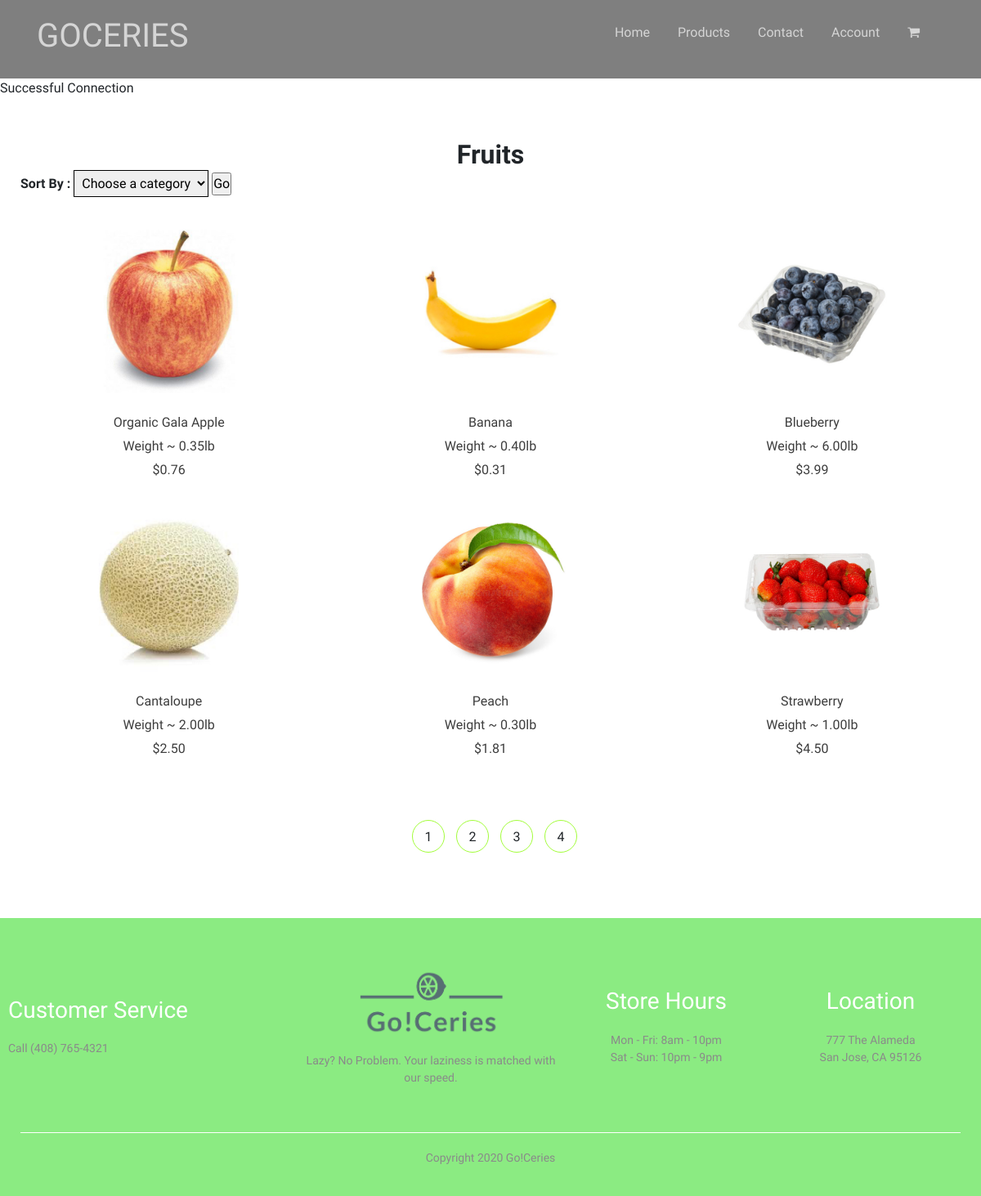
Screenshot of /category-Fruits.php with the database file from the repository.
### tables this page shows
CREATE TABLE IF NOT EXISTS `products` (
  `product_ID` INT(3) NOT NULL,
  `product_name` VARCHAR(255) NOT NULL,
  `product_category` VARCHAR(45) NOT NULL,
  `product_price` DECIMAL(10,2) NOT NULL,
  `product_weight` DECIMAL(10,2) NOT NULL,
  `product_stock` INT(5) NOT NULL,
  `product_description` VARCHAR(2555) NOT NULL,
  `product_imagename` VARCHAR(255) NOT NULL);

### functions.php (called while the page is built, shortened)
<?php
include('database/DBController.php');
include('database/Product.php');
$db = new DBController();
$product = new Product($db);
$productsArray = $product->getAllProducts();
$fruitsArray = $product->getProductsByCategory('fruits');
?>

### database/Product.php (called while the page is built, shortened)
<?php
class Product{
    public $db = null;
    public function __construct(DBController $db){
        $this->db = $db;
    }
    public function getAllProducts($table = 'products'){
        $result = $this->db->con->query("SELECT product_id, product_name, product_price,
        product_weight, product_imagename, product_category, product_description FROM {$table}");
        $productsArray = array();
        while($row = $result->fetch_array()){
            $productsArray[] = $row;
        }
        shuffle($productsArray);
        return $productsArray;
    }
    public function getProductsByCategory($category){
        $result = $this->db->con->query("SELECT product_id, product_name, product_price,
        product_weight, product_imagename, product_category, product_description FROM products
        WHERE product_category = '{$category}'");
        $categoricalProductsArray = array();
        while($row = $result->fetch_array()){
            $categoricalProductsArray[] = $row;
        }
        return $categoricalProductsArray;
    }
}
?>

### category-Fruits.php (the view, shortened to what this page needs)
<!DOCTYPE html>
<html lang="en">
<head>
    <link rel="stylesheet" href="https://stackpath.bootstrapcdn.com/bootstrap/4.1.3/css/bootstrap.min.css">
    <link rel="stylesheet" href="css/style.css">
</head>
<body>
    <?php
        include('phpTemplates/header.php');
    ?>
      <?php
        include('functions.php');
    ?>
    <div class="categories all-products">
        <div class="small-container">
            <h2><b>Fruits</b></h2>
        <form>
          <label for ="sort">Sort By :</label>
          <select name="list" id="list" accesskey="target">
            <option value='none' selected>Choose a category</option>
          </select>
          <input type=button value="Go" onclick="goToNewPage()" />
        </form>
            <div class = "row">
            <?php foreach ($fruitsArray as $product){ ?>
                    <div class="col-3">
                        <a href= "<?php printf('%s?product_id=%s','productDetails.php', $product['product_id'])?>"><img src="images/<?php echo $product['product_imagename']?>"></a>
                        <br>
                        <p><?php echo $product['product_name'] ?></p>
                        <p><?php echo 'Weight ~ ' . $product['product_weight'] . 'lb' ?></p>
                        <p><?php echo '$'. $product['product_price'] ?></p>
                    </div>
                <?php }?>
            </div>
            <div class = "products-button">
                <span>1</span>
                <span>2</span>
                <span>3</span>
                <span>4</span>
            </div>
        </div>
    </div>
  <?php
      include('phpTemplates/footer.php');
  ?>

### phpTemplates/header.php
<div class="header">
      <div class = header-nav>
          <div class = "container">
              <div class = "navbar">
                  <div class = "logo">
                      <h1>GOCERIES</h1>
                  </div>
                  <nav>
                      <ul>
                          <li><a href = "mainPage.php">Home</a></li>
                          <li><a href = "category-allProducts.php">Products</a></li>
                          <li><a href = "#footer">Contact</a></li>
                          <?php if (isset($_SESSION['user_id'])&& isset($_SESSION['user_loginname'])){ ?>
                           <li><a href = "account.php">Hello, <?php echo $_SESSION['user_name']; ?></a></li>
                           <li><a href = "logout.php">Logout</a></li>
                                 <?php } else { ?>
                                 <li><a href = "account.php">Account</a></li>
                                 <?php } ?>
                          <li><a href = ""><i class="fa fa-shopping-cart" aria-hidden="true"></i></a></li>
                      </ul>
                  </nav>
              </div>
          </div>
      </div>
  </div>

### database/DBController.php (shortened to what this page needs)
<?php
class DBController{
    protected $host = 'localhost';
    protected $user = 'root';
    protected $password = '';
    protected $database = 'goceries';
    public function __construct(){
       $this->con = mysqli_connect($this->host, $this->user, $this->password, $this->database);
       echo 'Successful Connection';
   }
}
?>

### phpTemplates/footer.php (shortened to what this page needs)
<div class="footer">
        <div class="container">
            <div class="row">
                <div class="footer-col-1">
                    <h3>Customer Service</h3>
                    <p>Call (408) 765-4321</p>
                </div>
                <div class="footer-col-2">
                    <img src="images/logo_transparent.png">
                    <p>Lazy? No Problem. Your laziness is matched with our speed.
                        </p>
                </div>
                <div class="footer-col-3">
                    <h3>Store Hours</h3>
                    <ul>
                        <li>Mon - Fri: 8am - 10pm</li>
                        <li>Sat - Sun: 10pm - 9pm</li>
                    </ul>
                </div>
                <div class="footer-col-4">
                    <h3>Location</h3>
                    <ul>
                        <li>777 The Alameda</li>
                        <li>San Jose, CA 95126</li>
                    </ul>
                </div>
            </div>
            <hr>
            <p class = "copyright">Copyright 2020 Go!Ceries </p>
        </div>
    </div>
</body>
</html>

### css/style.css (style rules this page uses)
* { margin: 0 auto; padding: 0; box-sizing: border-box; }
body { font-family: 'Quicksand', sans-serif; font-weight: 400; }
.container { max-width: 1300px; margin:auto; padding-left: 25px; padding-right: 25px; }
.navbar { display:flex; align-items: center; padding: 20px ; }
.row { display:flex; align-items: center; flex-wrap: wrap; justify-content: space-around; }
.header { background: radial-gradient(#7fff74, #c1ffce); }
.categories { margin: 70px 0; }
.col-3 { flex: 33%; min-width: 180px; margin-bottom: 30px; }
.small-container { max-width: 1280px; margin: auto; padding-left: 25px; padding-right: 25px; }
nav { flex: 1; text-align: right; }
nav ul { display: inline-block; list-style-type: none; }
nav ul li { display: inline-block; margin-right: 30px; }
a { text-decoration: none; color: #006603; }
p { color: #3d3d3d; }
.header-nav { background:rgba(0, 0, 0, 0.5); }
.header-nav h1 { color: rgb(213, 213, 213); }
.header-nav a { color : rgb(213, 213, 213); }
.header { background-image: url("/images/market.jpg"); }
.categories { margin-top: 0px; }
.categories h2 { text-align: center; margin: 0; padding-top: 50px; }
.categories img { width: 200px; height: 200px; display:block; margin: auto; }
.footer { background: #8beb82; color: #8a8a8a; font-size: 14px; padding: 60px 0 20px; }
.footer p { color: #8a8a8a; }
.footer h3 { color: white; margin-bottom: 20px; }
.footer-col-1, .footer-col-2, .footer-col-3, .footer-col-4 { min-width: 250px; margin-bottom: 20px; }
.footer-col-1 { flex-basis: 30%; }
.footer-col-2 { flex: 1; text-align: center; }
.footer-col-2 img { width: 180px; margin-bottom: 20px; }
.footer-col-3, .footer-col-4 { flex-basis: 12%; text-align: center; }
.footer ul { list-style-type: none; }
.footer hr { border: none; background: white; height: 1px; margin: 20px 0; }
.copyright { text-align: center; font-weight: 500; }
.all-products select { border: 1px solid; padding: 5px; margin-bottom: 40px; }
.all-products label { font-weight: 600; }
.all-products .col-3 { flex: 33%; max-width: 33%; }
.all-products img { display: block; margin: 0 auto; }
.all-products p { margin-bottom: 5px; text-align: center; }
.products-button { margin: 0 auto 80px; margin-top: 40px; text-align: center; }
.products-button span { display: inline-block; border: 1px solid rgb(162, 253, 57); border-radius: 50%; margin-left: 10px; width: 40px; height: 40px; text-align: center; line-height: 40px; cursor: pointer; transition: 0.5s; }

### rows the page displays
products: product_imagename (picture), product_name "Organic Gala Apple", product_weight "0.35", product_price "0.76"
products: product_imagename (picture), product_name "Banana", product_weight "0.40", product_price "0.31"
products: product_imagename (picture), product_name "Blueberry", product_weight "6.00", product_price "3.99"
products: product_imagename (picture), product_name "Cantaloupe", product_weight "2.00", product_price "2.50"
products: product_imagename (picture), product_name "Peach", product_weight "0.30", product_price "1.81"
products: product_imagename (picture), product_name "Strawberry", product_weight "1.00", product_price "4.50"
